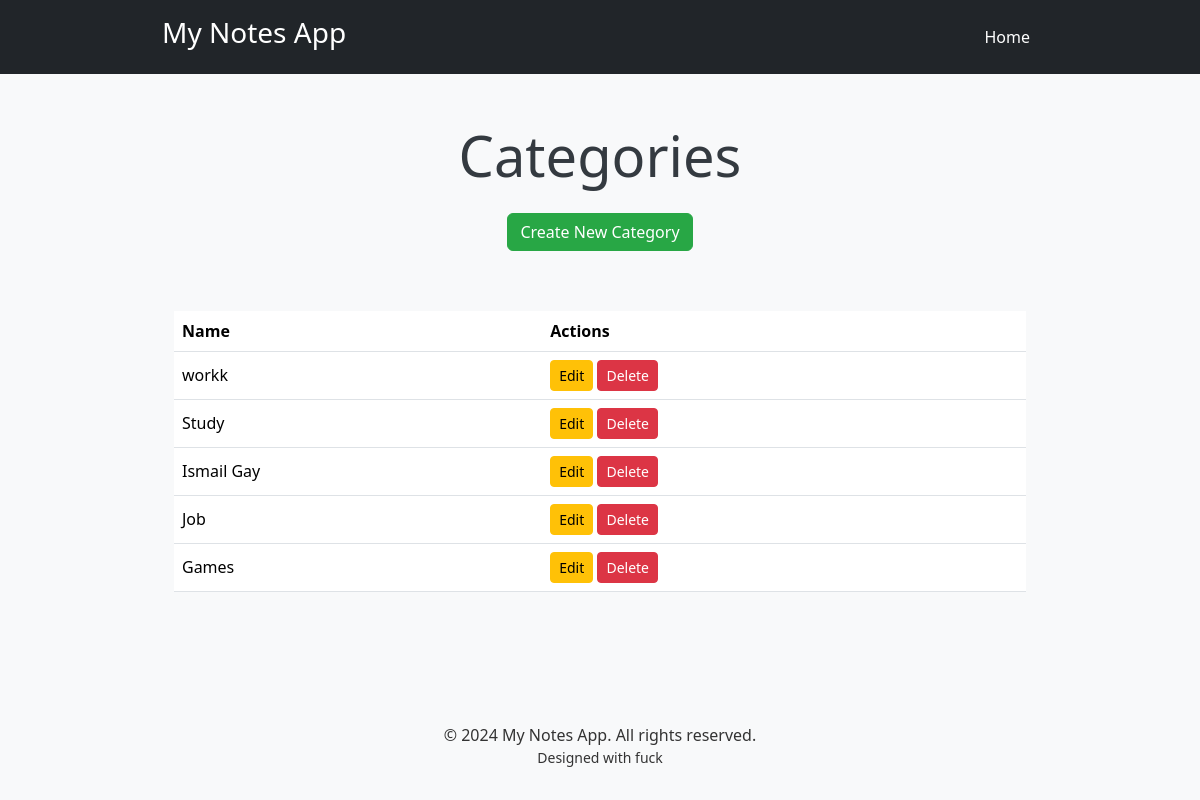
The app's page /categories/categories with its own data.
### app/models.py (models this page shows, shortened)
class Category(db.Model):
    __tablename__ = 'category'
    id = db.Column(db.Integer, primary_key=True)
    name = db.Column(db.String(100), unique=True, nullable=False)
    notes = db.relationship('Note', backref='category', lazy=True)

### app/routes/categories.py (the view)
@category_bp.route('/categories', methods=['GET', 'POST'])
def list_categories():
    categories = Category.query.all()
    form = CategoryForm()
    return render_template('categories/list.html', categories=categories, form=form)

### app/templates/categories/list.html (shortened to what this page needs)
{% extends 'base.html' %}
{% block content %}
<div class="container mb-5">
  <div class="row mb-3">
    <div class="col-md-12 text-center">
      <h2 class="display-4">Categories</h2>
      <a href="{{ url_for('categories.create_category') }}" class="btn btn-success mt-3 mb-4">Create New Category</a>
    </div>
  </div>
  {% if categories %}
    <div class="table-responsive">
      <table class="table table-striped-bordered">
        <thead class="thead-dark">
          <tr>
            <th>Name</th>
            <th>Actions</th>
          </tr>
        </thead>
        <tbody>
          {% for category in categories %}
          <tr>
            <td>{{ category.name }}</td>
            <td>
              <a href="{{ url_for('categories.edit_category', category_id=category.id) }}" class="btn btn-warning btn-sm">Edit</a>
              <form action="{{ url_for('categories.delete_category', category_id=category.id) }}" method="POST" style="display:inline;">
                <button type="submit" class="btn btn-danger btn-sm" onclick="return confirm('Are you sure bro?');">Delete</button>
              </form>
            </td>
          </tr>
          {% endfor %}
        </tbody>
      </table>
    </div>
  {% else %}
    <p class="text-center text-muted">No categories available. Add category sucker</p>
  {% endif %}
</div>
{%endblock %}

### app/static/style.css (style rules this page uses)
body { background-color: #f0f4f8; }
body { background-color: #f8f9fa ; }
.container { max-width: 900px; }
h2 { color: #343a40 }
.table th, .table td { vertical-align: middle; }
.btn-success { background-color: #28a745; border-color: #28a745; }
.btn-warning { background-color: #ffc107; border-color: #ffc107; }
.btn-danger { background-color: #dc3545; border-color: #dc3545; }
table { margin-top: 20px; }
.thead-dark { background-color: #343a40; color: #ffffff; }
.btn-warning { background-color: #ffc107; border-color: #ffc107; transition: background-color 0.3s ease; }
.btn-danger { background-color: #dc3545; border-color: #dc3545; transition: background-color 0.3s ease; }

### records on screen
Category: name "workk"
Category: name "Study"
Category: name "Ismail Gay"
Category: name "Job"
Category: name "Games"
